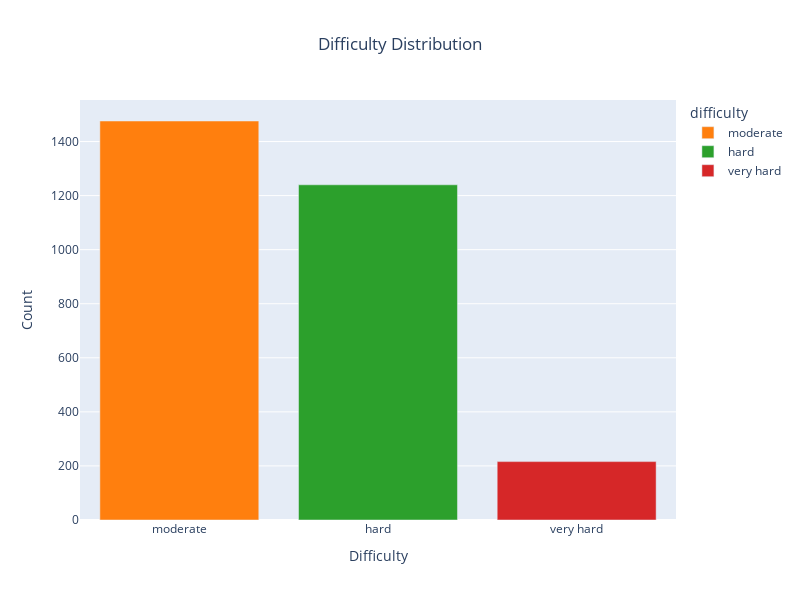

Source (notebook cell):
### Code cell
# Plot difficulty distribution of of challenge words that doesn't contain 'r', 's' or 't'
difficulty_distribution(challenge_words_without_r_s_t)

### Figure 1 — Plotly figure (JSON) as saved in the notebook; plotly's stock layout.template omitted (floating-point values rounded to 4 significant figures)
{"data": [{"alignmentgroup": "True", "hovertemplate": "difficulty=%{x}<br>count=%{y}<extra></extra>", "legendgroup": "moderate", "marker": {"color": "#ff7f0e", "pattern": {"shape": ""}}, "name": "moderate", "offsetgroup": "moderate", "orientation": "v", "showlegend": true, "textposition": "auto", "type": "bar", "x": ["moderate"], "xaxis": "x", "y": [1476], "yaxis": "y"}, {"alignmentgroup": "True", "hovertemplate": "difficulty=%{x}<br>count=%{y}<extra></extra>", "legendgroup": "hard", "marker": {"color": "#2ca02c", "pattern": {"shape": ""}}, "name": "hard", "offsetgroup": "hard", "orientation": "v", "showlegend": true, "textposition": "auto", "type": "bar", "x": ["hard"], "xaxis": "x", "y": [1240], "yaxis": "y"}, {"alignmentgroup": "True", "hovertemplate": "difficulty=%{x}<br>count=%{y}<extra></extra>", "legendgroup": "very hard", "marker": {"color": "#d62728", "pattern": {"shape": ""}}, "name": "very hard", "offsetgroup": "very hard", "orientation": "v", "showlegend": true, "textposition": "auto", "type": "bar", "x": ["very hard"], "xaxis": "x", "y": [216], "yaxis": "y"}], "layout": {"barmode": "relative", "height": 600, "legend": {"title": {"text": "difficulty"}, "tracegroupgap": 0}, "title": {"text": "Difficulty Distribution", "x": 0.5}, "width": 800, "xaxis": {"anchor": "y", "categoryarray": ["easy", "moderate", "hard", "very hard"], "categoryorder": "array", "domain": [0, 1], "title": {"text": "Difficulty"}}, "yaxis": {"anchor": "x", "domain": [0, 1], "title": {"text": "Count"}}}}
